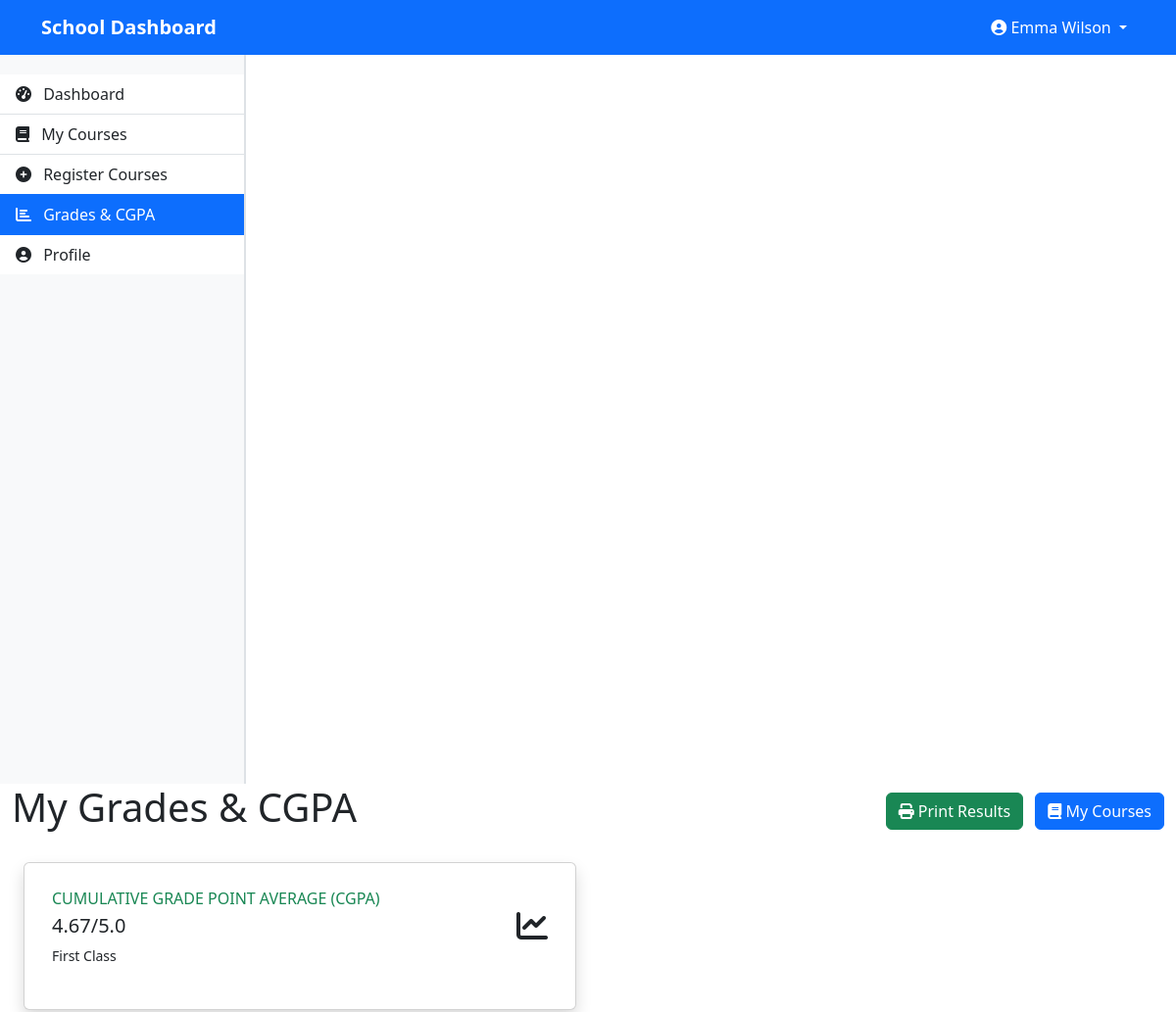
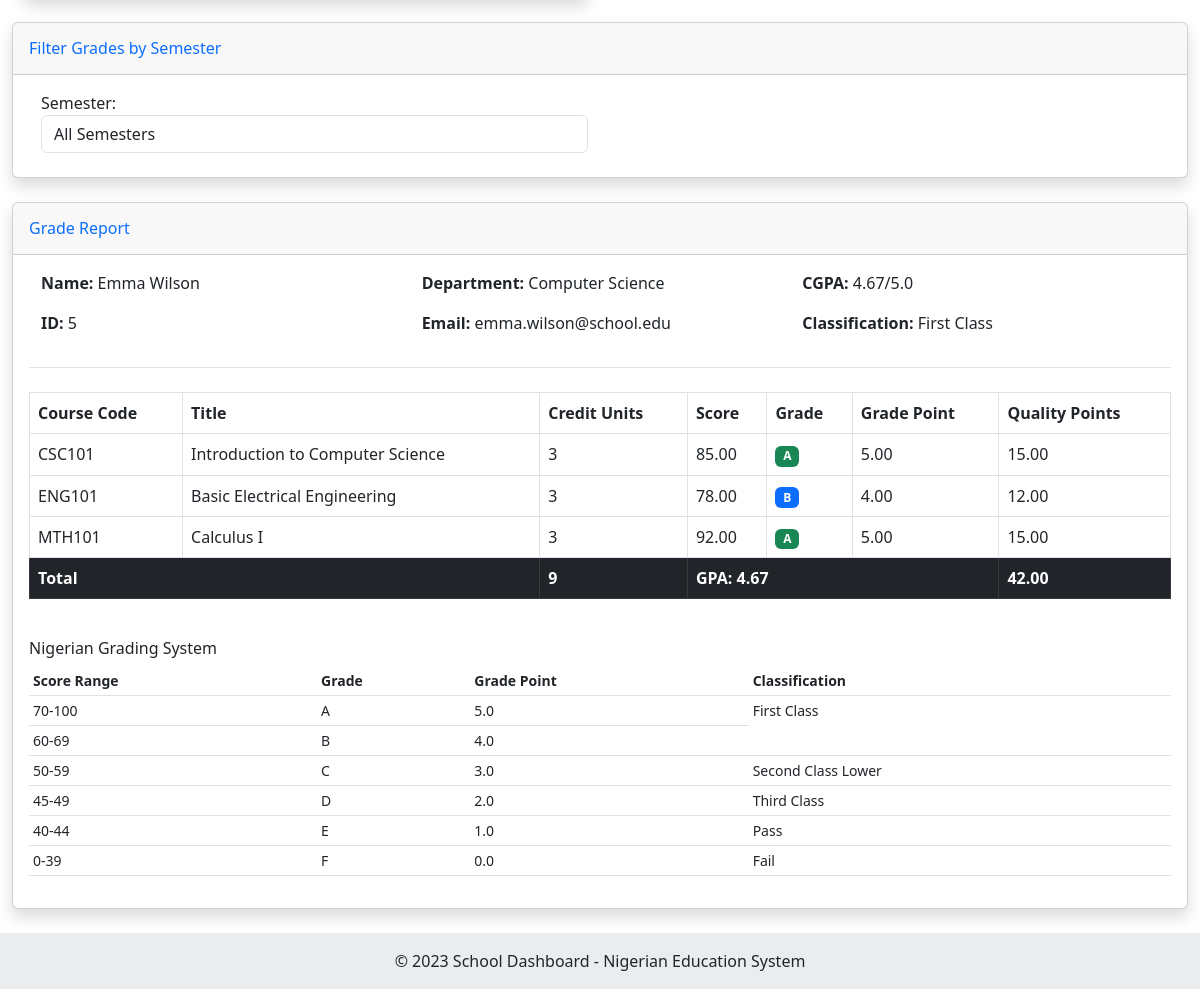
Page /student/grades.php (signed in) on the committed database (2 pictures, top to bottom).
### tables this page shows
CREATE TABLE IF NOT EXISTS users (
    id INT AUTO_INCREMENT PRIMARY KEY,
    full_name VARCHAR(100) NOT NULL,
    email VARCHAR(100) NOT NULL UNIQUE,
    password VARCHAR(255) NOT NULL,
    user_type_id INT NOT NULL,
    department_id INT,
    age INT,
    profile_picture VARCHAR(255) DEFAULT 'default.jpg',
    created_at TIMESTAMP DEFAULT CURRENT_TIMESTAMP,
    FOREIGN KEY (user_type_id) REFERENCES user_types(id),
    FOREIGN KEY (department_id) REFERENCES departments(id)
);

CREATE TABLE IF NOT EXISTS departments (
    id INT AUTO_INCREMENT PRIMARY KEY,
    name VARCHAR(100) NOT NULL,
    created_at TIMESTAMP DEFAULT CURRENT_TIMESTAMP
);

CREATE TABLE IF NOT EXISTS grades (
    id INT AUTO_INCREMENT PRIMARY KEY,
    student_id INT NOT NULL,
    course_id INT NOT NULL,
    semester_id INT NOT NULL,
    score DECIMAL(5,2) DEFAULT NULL,
    grade CHAR(2) DEFAULT NULL,
    grade_point DECIMAL(3,2) DEFAULT NULL,
    graded_by INT NOT NULL,
    graded_at TIMESTAMP DEFAULT CURRENT_TIMESTAMP,
    FOREIGN KEY (student_id) REFERENCES users(id),
    FOREIGN KEY (course_id) REFERENCES courses(id),
    FOREIGN KEY (semester_id) REFERENCES semesters(id),
    FOREIGN KEY (graded_by) REFERENCES users(id)
);

CREATE TABLE IF NOT EXISTS courses (
    id INT AUTO_INCREMENT PRIMARY KEY,
    course_code VARCHAR(20) NOT NULL,
    title VARCHAR(100) NOT NULL,
    department_id INT NOT NULL,
    semester_id INT NOT NULL,
    credit_units INT NOT NULL,
    teacher_id INT,
    FOREIGN KEY (department_id) REFERENCES departments(id),
    FOREIGN KEY (semester_id) REFERENCES semesters(id),
    FOREIGN KEY (teacher_id) REFERENCES users(id)
);

### classes/Database.php (called while the page is built, shortened)
<?php
class Database {
    private $host = "localhost";
    private $username = "root";
    private $password = "";
    private $database = "school_dashboard";
    private $conn;
    public function __construct() {
        $this->conn = new mysqli($this->host, $this->username, $this->password, $this->database);
    }
    public function prepare($sql) {
        return $this->conn->prepare($sql);
    }
}
?>

### classes/SessionManager.php (called while the page is built, shortened)
<?php
class SessionManager {
    public static function getUserId() {
        return isset($_SESSION['user_id']) ? $_SESSION['user_id'] : null;
    }
}
?>

### classes/Grade.php (called while the page is built, shortened)
<?php
require_once 'Database.php';
class Grade {
    private $db;
    public function __construct() {
        $this->db = new Database();
    }
    public function getStudentGrades($student_id) {
        $sql = "SELECT g.*, c.course_code, c.title, c.credit_units, s.name as semester_name, u.full_name as grader_name
                FROM grades g
                JOIN courses c ON g.course_id = c.id
                JOIN semesters s ON g.semester_id = s.id
                JOIN users u ON g.graded_by = u.id
                WHERE g.student_id = ?";
        $stmt = $this->db->prepare($sql);
        $stmt->bind_param("i", $student_id);
        $stmt->execute();
        $result = $stmt->get_result();
        $grades = [];
        while ($row = $result->fetch_assoc()) {
            $grades[] = $row;
        }
        return $grades;
    }
    public function calculateCGPA($student_id) {
        $sql = "SELECT g.grade_point, c.credit_units
                FROM grades g
                JOIN courses c ON g.course_id = c.id
                WHERE g.student_id = ?";
        $stmt = $this->db->prepare($sql);
        $stmt->bind_param("i", $student_id);
        $stmt->execute();
        $result = $stmt->get_result();
        $total_points = 0;
        $total_units = 0;
        while ($row = $result->fetch_assoc()) {
            $total_points += ($row['grade_point'] * $row['credit_units']);
            $total_units += $row['credit_units'];
        }
        if ($total_units > 0) {
            return round($total_points / $total_units, 2);
        }
        return 0;
    }
}
?>

### classes/Utility.php (called while the page is built, shortened)
<?php
class Utility {
    public static function getCGPAClassification($cgpa) {
        if ($cgpa >= 4.5) {
            return 'First Class';
        } elseif ($cgpa >= 3.5) {
            return 'Second Class Upper';
        } elseif ($cgpa >= 2.5) {
            return 'Second Class Lower';
        } elseif ($cgpa >= 1.5) {
            return 'Third Class';
        } elseif ($cgpa >= 1.0) {
            return 'Pass';
        } else {
            return 'Fail';
        }
    }
}
?>

### classes/User.php (called while the page is built, shortened)
<?php
require_once 'Database.php';
class User {
    private $db;
    public function __construct() {
        $this->db = new Database();
    }
    public function getUserById($id) {
        $sql = "SELECT u.*, d.name as department_name
                FROM users u
                LEFT JOIN departments d ON u.department_id = d.id
                WHERE u.id = ?";
        $stmt = $this->db->prepare($sql);
        $stmt->bind_param("i", $id);
        $stmt->execute();
        $result = $stmt->get_result();
        if ($result->num_rows === 1) {
            return $result->fetch_assoc();
        }
        return false;
    }
}
?>

### student/grades.php (the view, shortened to what this page needs)
<?php
require_once '../classes/SessionManager.php';
require_once '../classes/User.php';
require_once '../classes/Grade.php';
require_once '../classes/Utility.php';
$user_id = SessionManager::getUserId();
$user = new User();
$userData = $user->getUserById($user_id);
$grade = new Grade();
$selected_semester_id = isset($_GET['semester_id']) ? intval($_GET['semester_id']) : 0;
$allGrades = $grade->getStudentGrades($user_id);
$cgpa = $grade->calculateCGPA($user_id);
$classification = Utility::getCGPAClassification($cgpa);
if ($selected_semester_id > 0) {
    $filteredGrades = array_filter($allGrades, function($g) use ($selected_semester_id) {
        return $g['semester_id'] == $selected_semester_id;
    });
    $semesterGPA = $grade->calculateSemesterGPA($user_id, $selected_semester_id);
    $semesterClassification = Utility::getCGPAClassification($semesterGPA);
} else {
    $filteredGrades = $allGrades;
}
include '../includes/header.php';
?>
<div class="container-fluid">
    <div class="d-flex justify-content-between align-items-center mb-4">
        <h1>My Grades & CGPA</h1>
        <div>
            <button id="printButton" class="btn btn-success me-2">
                <i class="fas fa-print"></i> Print Results
            </button>
            <a href="courses.php" class="btn btn-primary">
                <i class="fas fa-book"></i> My Courses
            </a>
        </div>
    </div>
    <div class="row mb-4">
        <div class="col-lg-6">
            <div class="card border-left-success shadow h-100 py-2">
                <div class="card-body">
                    <div class="row no-gutters align-items-center">
                        <div class="col mr-2">
                            <div class="text-xs font-weight-bold text-success text-uppercase mb-1">
                                Cumulative Grade Point Average (CGPA)</div>
                            <div class="h5 mb-0 font-weight-bold text-gray-800"><?php echo number_format($cgpa, 2); ?>/5.0</div>
                            <div class="small mt-2"><?php echo $classification; ?></div>
                        </div>
                        <div class="col-auto">
                            <i class="fas fa-chart-line fa-2x text-gray-300"></i>
                        </div>
                    </div>
                </div>
            </div>
        </div>
    </div>
    <div class="card shadow mb-4">
        <div class="card-header py-3">
            <h6 class="m-0 font-weight-bold text-primary">Filter Grades by Semester</h6>
        </div>
        <div class="card-body">
            <form method="GET" action="grades.php" class="form-inline">
                <div class="row">
                    <div class="col-md-6">
                        <div class="form-group mb-2">
                            <label for="semester_id" class="me-2">Semester:</label>
                            <select name="semester_id" id="semester_id" class="form-control" onchange="this.form.submit()">
                                <option value="0">All Semesters</option>
                            </select>
                        </div>
                    </div>
                </div>
            </form>
        </div>
    </div>
    <div class="card shadow mb-4" id="printableArea">
        <div class="card-header py-3">
            <h6 class="m-0 font-weight-bold text-primary">
                Grade Report
            </h6>
        </div>
        <div class="card-body">
            <div class="row mb-4 border-bottom pb-3">
                <div class="col-md-4">
                    <p><strong>Name:</strong> <?php echo $userData['full_name']; ?></p>
                    <p><strong>ID:</strong> <?php echo $userData['id']; ?></p>
                </div>
                <div class="col-md-4">
                    <p><strong>Department:</strong> <?php echo $userData['department_name']; ?></p>
                    <p><strong>Email:</strong> <?php echo $userData['email']; ?></p>
                </div>
                <div class="col-md-4">
                    <p><strong>CGPA:</strong> <?php echo number_format($cgpa, 2); ?>/5.0</p>
                    <p><strong>Classification:</strong> <?php echo $classification; ?></p>
                </div>
            </div>
            <?php if (empty($filteredGrades)): ?>
                <div class="alert alert-info">
                    <p>No grades available for the selected semester.</p>
                </div>
            <?php else: ?>
                <div class="table-responsive">
                    <table class="table table-bordered" width="100%" cellspacing="0">
                        <thead>
                            <tr>
                                <th>Course Code</th>
                                <th>Title</th>
                                <th>Credit Units</th>
                                <th>Score</th>
                                <th>Grade</th>
                                <th>Grade Point</th>
                                <th>Quality Points</th>
                            </tr>
                        </thead>
                        <tbody>
                            <?php
                            $totalCreditUnits = 0;
                            $totalQualityPoints = 0;
                            foreach ($filteredGrades as $g):
                                $qualityPoints = $g['grade_point'] * $g['credit_units'];
                                $totalCreditUnits += $g['credit_units'];
                                $totalQualityPoints += $qualityPoints;
                            ?>
                                <tr>
                                    <td><?php echo $g['course_code']; ?></td>
                                    <td><?php echo $g['title']; ?></td>
                                    <td><?php echo $g['credit_units']; ?></td>
                                    <td><?php echo $g['score']; ?></td>
                                    <td>
                                        <span class="badge <?php echo ($g['grade'] == 'F') ? 'bg-danger' : (($g['grade'] == 'A') ? 'bg-success' : 'bg-primary'); ?>">
                                            <?php echo $g['grade']; ?>
                                        </span>
                                    </td>
                                    <td><?php echo $g['grade_point']; ?></td>
                                    <td><?php echo number_format($qualityPoints, 2); ?></td>
                                </tr>
                            <?php endforeach; ?>
                        </tbody>
                        <tfoot>
                            <tr class="table-dark">
                                <th colspan="2">Total</th>
                                <th><?php echo $totalCreditUnits; ?></th>
                                <th colspan="3">GPA: <?php echo ($totalCreditUnits > 0) ? number_format($totalQualityPoints / $totalCreditUnits, 2) : '0.00'; ?></th>
                                <th><?php echo number_format($totalQualityPoints, 2); ?></th>
                            </tr>
                        </tfoot>
                    </table>
                </div>
            <?php endif; ?>
            <div class="mt-4 small">
                <h6>Nigerian Grading System</h6>
                <table class="table table-sm">
                    <thead>
                        <tr>
                            <th>Score Range</th>
                            <th>Grade</th>
                            <th>Grade Point</th>
                            <th>Classification</th>
                        </tr>
                    </thead>
                    <tbody>
                        <tr>
                            <td>70-100</td>
                            <td>A</td>
                            <td>5.0</td>
                            <td rowspan="2">First Class</td>
                        </tr>
                        <tr>
                            <td>60-69</td>
                            <td>B</td>
                            <td>4.0</td>
                        </tr>
                        <tr>
                            <td>50-59</td>
                            <td>C</td>
                            <td>3.0</td>
                            <td>Second Class Lower</td>
                        </tr>
                        <tr>
                            <td>45-49</td>
                            <td>D</td>
                            <td>2.0</td>
                            <td>Third Class</td>
                        </tr>
                        <tr>
                            <td>40-44</td>
                            <td>E</td>
                            <td>1.0</td>
                            <td>Pass</td>
                        </tr>
                        <tr>
                            <td>0-39</td>
                            <td>F</td>
                            <td>0.0</td>
                            <td>Fail</td>
                        </tr>
                    </tbody>
                </table>
            </div>
        </div>
    </div>
</div>
<?php
include '../includes/footer.php';
?>

### includes/header.php (style rules this page uses)
body { min-height: 100vh; display: flex; flex-direction: column; overflow-x: hidden; margin: 0; padding: 0; }
.row { width: 100%; margin: 0; display: flex; flex-wrap: nowrap; }
.card { margin-bottom: 20px; box-shadow: 0 4px 6px rgba(0,0,0,0.1); }

### rows in the picture
users: full_name "Emma Wilson", id "5", department.name "Computer Science", email "emma.wilson@school.edu"
grades: course.course_code "CSC101", course.title "Introduction to Computer Science", course.credit_units "3", score "85.00", grade "A", grade_point "5.00", grade_point.credit_units "15.00"
grades: course.course_code "ENG101", course.title "Basic Electrical Engineering", course.credit_units "3", score "78.00", grade "B", grade_point "4.00", grade_point.credit_units "12.00"
grades: course.course_code "MTH101", course.title "Calculus I", course.credit_units "3", score "92.00", grade "A", grade_point "5.00", grade_point.credit_units "15.00"

### other values in the picture
SessionManager::getUserName() "Emma Wilson"
$cgpa "4.67"
$classification "First Class"
$totalCreditUnits "9"
$totalQualityPoints / $totalCreditUnits "4.67"
$totalQualityPoints "42.00"
